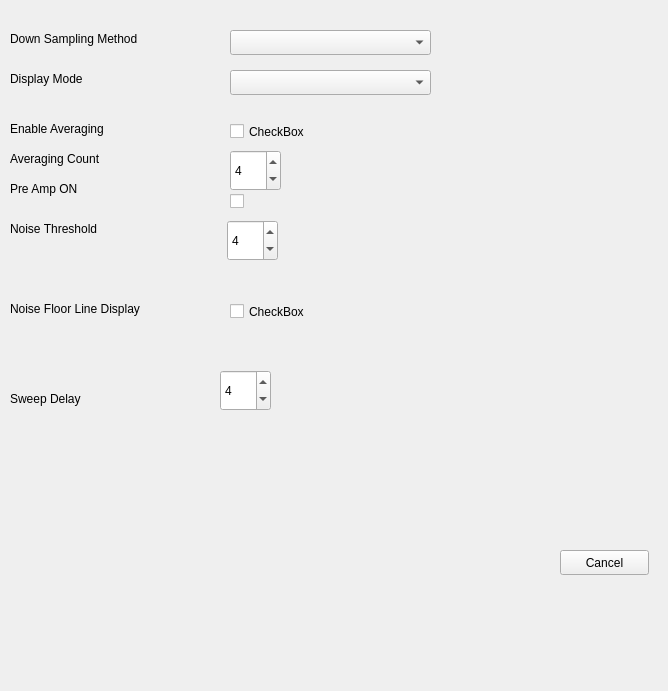
<?xml version="1.0" encoding="UTF-8"?>
<ui version="4.0">
 <class>SettingsDialog</class>
 <widget class="QDialog" name="SettingsDialog">
  <property name="geometry">
   <rect>
    <x>0</x>
    <y>0</y>
    <width>668</width>
    <height>691</height>
   </rect>
  </property>
  <property name="windowTitle">
   <string>Dialog</string>
  </property>
  <widget class="QComboBox" name="comboBox">
   <property name="geometry">
    <rect>
     <x>230</x>
     <y>30</y>
     <width>201</width>
     <height>25</height>
    </rect>
   </property>
   <property name="editable">
    <bool>false</bool>
   </property>
  </widget>
  <widget class="QLabel" name="label">
   <property name="geometry">
    <rect>
     <x>10</x>
     <y>30</y>
     <width>171</width>
     <height>17</height>
    </rect>
   </property>
   <property name="text">
    <string>Down Sampling Method</string>
   </property>
  </widget>
  <widget class="QPushButton" name="okButton">
   <property name="geometry">
    <rect>
     <x>670</x>
     <y>550</y>
     <width>89</width>
     <height>25</height>
    </rect>
   </property>
   <property name="text">
    <string>Apply</string>
   </property>
  </widget>
  <widget class="QPushButton" name="cancelButton">
   <property name="geometry">
    <rect>
     <x>560</x>
     <y>550</y>
     <width>89</width>
     <height>25</height>
    </rect>
   </property>
   <property name="text">
    <string>Cancel</string>
   </property>
  </widget>
  <widget class="QLabel" name="label_3">
   <property name="geometry">
    <rect>
     <x>10</x>
     <y>70</y>
     <width>171</width>
     <height>17</height>
    </rect>
   </property>
   <property name="text">
    <string>Display Mode</string>
   </property>
  </widget>
  <widget class="QComboBox" name="comboBox_3">
   <property name="geometry">
    <rect>
     <x>230</x>
     <y>70</y>
     <width>201</width>
     <height>25</height>
    </rect>
   </property>
   <property name="editable">
    <bool>false</bool>
   </property>
  </widget>
  <widget class="QLabel" name="label_4">
   <property name="geometry">
    <rect>
     <x>10</x>
     <y>120</y>
     <width>171</width>
     <height>17</height>
    </rect>
   </property>
   <property name="text">
    <string>Enable Averaging</string>
   </property>
  </widget>
  <widget class="QSpinBox" name="averagingSpinBox">
   <property name="geometry">
    <rect>
     <x>230</x>
     <y>150</y>
     <width>51</width>
     <height>41</height>
    </rect>
   </property>
   <property name="value">
    <number>4</number>
   </property>
  </widget>
  <widget class="QLabel" name="label_5">
   <property name="geometry">
    <rect>
     <x>10</x>
     <y>150</y>
     <width>171</width>
     <height>17</height>
    </rect>
   </property>
   <property name="text">
    <string>Averaging Count</string>
   </property>
  </widget>
  <widget class="QLabel" name="label_6">
   <property name="geometry">
    <rect>
     <x>10</x>
     <y>180</y>
     <width>171</width>
     <height>17</height>
    </rect>
   </property>
   <property name="text">
    <string>Pre Amp ON</string>
   </property>
  </widget>
  <widget class="QCheckBox" name="averagingCheckBox_2">
   <property name="geometry">
    <rect>
     <x>230</x>
     <y>190</y>
     <width>92</width>
     <height>23</height>
    </rect>
   </property>
   <property name="text">
    <string/>
   </property>
  </widget>
  <widget class="QCheckBox" name="averagingCheckBox">
   <property name="geometry">
    <rect>
     <x>230</x>
     <y>120</y>
     <width>92</width>
     <height>23</height>
    </rect>
   </property>
   <property name="text">
    <string>CheckBox</string>
   </property>
  </widget>
  <widget class="QLabel" name="label_7">
   <property name="geometry">
    <rect>
     <x>10</x>
     <y>220</y>
     <width>171</width>
     <height>17</height>
    </rect>
   </property>
   <property name="text">
    <string>Noise Threshold </string>
   </property>
  </widget>
  <widget class="QSpinBox" name="noiseThresholdSpinBox">
   <property name="geometry">
    <rect>
     <x>227</x>
     <y>220</y>
     <width>51</width>
     <height>41</height>
    </rect>
   </property>
   <property name="value">
    <number>4</number>
   </property>
  </widget>
  <widget class="QLabel" name="label_8">
   <property name="geometry">
    <rect>
     <x>10</x>
     <y>300</y>
     <width>171</width>
     <height>17</height>
    </rect>
   </property>
   <property name="text">
    <string>Noise Floor Line Display</string>
   </property>
  </widget>
  <widget class="QCheckBox" name="noiseFloorLevelCheckBox">
   <property name="geometry">
    <rect>
     <x>230</x>
     <y>300</y>
     <width>92</width>
     <height>23</height>
    </rect>
   </property>
   <property name="text">
    <string>CheckBox</string>
   </property>
  </widget>
  <widget class="QLabel" name="label_9">
   <property name="geometry">
    <rect>
     <x>10</x>
     <y>390</y>
     <width>171</width>
     <height>17</height>
    </rect>
   </property>
   <property name="text">
    <string>Sweep Delay</string>
   </property>
  </widget>
  <widget class="QSpinBox" name="sweepDelaySpinBox">
   <property name="geometry">
    <rect>
     <x>220</x>
     <y>370</y>
     <width>51</width>
     <height>41</height>
    </rect>
   </property>
   <property name="value">
    <number>4</number>
   </property>
  </widget>
 </widget>
 <resources/>
 <connections/>
</ui>
